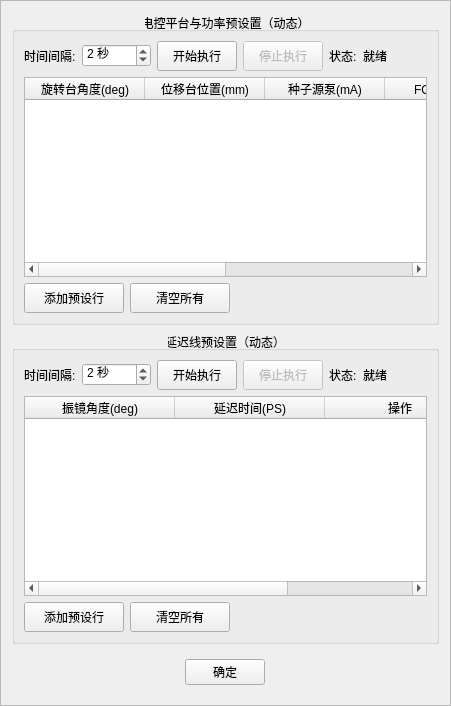
              <widget class="QFrame" name="frameStagePresetPanel">
               <property name="frameShape">
                <enum>QFrame::StyledPanel</enum>
               </property>
               <property name="frameShadow">
                <enum>QFrame::Raised</enum>
               </property>
               <layout class="QVBoxLayout" name="verticalLayout_15">
                <item>
                 <widget class="QGroupBox" name="groupBoxPowerPresetsStage">
                  <property name="title">
                   <string>电控平台与功率预设置（动态）</string>
                  </property>
                  <property name="alignment">
                   <set>Qt::AlignCenter</set>
                  </property>
                  <layout class="QVBoxLayout" name="verticalLayout_PowerPresetsStage">
                   <item>
                    <layout class="QHBoxLayout" name="horizontalLayout_PowerPresetControlsStage">
                     <item>
                      <widget class="QLabel" name="labelPowerTimeIntervalStage">
                       <property name="font">
                        <font>
                         <weight>50</weight>
                         <bold>false</bold>
                        </font>
                       </property>
                       <property name="text">
                        <string>时间间隔:</string>
                       </property>
                      </widget>
                     </item>
                     <item>
                      <widget class="QSpinBox" name="spinBoxPowerTimeIntervalStage">
                       <property name="suffix">
                        <string> 秒</string>
                       </property>
                       <property name="minimum">
                        <number>1</number>
                       </property>
                       <property name="maximum">
                        <number>3600</number>
                       </property>
                       <property name="value">
                        <number>2</number>
                       </property>
                      </widget>
                     </item>
                     <item>
                      <widget class="QPushButton" name="btnStartPowerExecutionStage">
                       <property name="minimumSize">
                        <size>
                         <width>80</width>
                         <height>30</height>
                        </size>
                       </property>
                       <property name="font">
                        <font>
                         <weight>50</weight>
                         <bold>false</bold>
                        </font>
                       </property>
                       <property name="text">
                        <string>开始执行</string>
                       </property>
                      </widget>
                     </item>
                     <item>
                      <widget class="QPushButton" name="btnStopPowerExecutionStage">
                       <property name="enabled">
                        <bool>false</bool>
                       </property>
                       <property name="minimumSize">
                        <size>
                         <width>80</width>
                         <height>30</height>
                        </size>
                       </property>
                       <property name="font">
                        <font>
                         <weight>50</weight>
                         <bold>false</bold>
                        </font>
                       </property>
                       <property name="text">
                        <string>停止执行</string>
                       </property>
                      </widget>
                     </item>
                     <item>
                      <widget class="QLabel" name="labelPowerStatusTextStage">
                       <property name="font">
                        <font>
                         <weight>50</weight>
                         <bold>false</bold>
                        </font>
                       </property>
                       <property name="text">
                        <string>状态:</string>
                       </property>
                      </widget>
                     </item>
                     <item>
                      <widget class="QLabel" name="labelPowerPresetStatusStage">
                       <property name="font">
                        <font>
                         <weight>50</weight>
                         <bold>false</bold>
                        </font>
                       </property>
                       <property name="text">
                        <string>就绪</string>
                       </property>
                      </widget>
                     </item>
                     <item>
                      <spacer name="horizontalSpacerPowerPresetStage">
                       <property name="orientation">
                        <enum>Qt::Horizontal</enum>
                       </property>
                       <property name="sizeHint" stdset="0">
                        <size>
                         <width>40</width>
                         <height>20</height>
                        </size>
                       </property>
                      </spacer>
                     </item>
                    </layout>
                   </item>
                   <item>
                    <widget class="QTableWidget" name="tableWidgetPowerPresetsStage">
                     <property name="minimumSize">
                      <size>
                       <width>0</width>
                       <height>200</height>
                      </size>
                     </property>
                     <property name="editTriggers">
                      <set>QAbstractItemView::AllEditTriggers</set>
                     </property>
                     <property name="alternatingRowColors">
                      <bool>true</bool>
                     </property>
                     <property name="columnCount">
                      <number>6</number>
                     </property>
                     <attribute name="horizontalHeaderDefaultSectionSize">
                      <number>120</number>
                     </attribute>
                     <column>
                      <property name="text">
                       <string>旋转台角度(deg)</string>
                      </property>
                     </column>
                     <column>
                      <property name="text">
                       <string>位移台位置(mm)</string>
                      </property>
                     </column>
                     <column>
                      <property name="text">
                       <string>种子源泵(mA)</string>
                      </property>
                     </column>
                     <column>
                      <property name="text">
                       <string>FOPO泵(A)</string>
                      </property>
                     </column>
                     <column>
                      <property name="text">
                       <string>Stokes泵(mA)</string>
                      </property>
                     </column>
                     <column>
                      <property name="text">
                       <string>操作</string>
                      </property>
                     </column>
                    </widget>
                   </item>
                   <item>
                    <layout class="QHBoxLayout" name="horizontalLayout_PowerPresetButtonsStage">
                     <item>
                      <widget class="QPushButton" name="btnAddPowerPresetRowStage">
                       <property name="minimumSize">
                        <size>
                         <width>100</width>
                         <height>30</height>
                        </size>
                       </property>
                       <property name="font">
                        <font>
                         <weight>50</weight>
                         <bold>false</bold>
                        </font>
                       </property>
                       <property name="text">
                        <string>添加预设行</string>
                       </property>
                      </widget>
                     </item>
                     <item>
                      <widget class="QPushButton" name="btnClearPowerPresetsStage">
                       <property name="minimumSize">
                        <size>
                         <width>100</width>
                         <height>30</height>
                        </size>
                       </property>
                       <property name="font">
                        <font>
                         <weight>50</weight>
                         <bold>false</bold>
                        </font>
                       </property>
                       <property name="text">
                        <string>清空所有</string>
                       </property>
                      </widget>
                     </item>
                     <item>
                      <spacer name="horizontalSpacerPowerButtonsStage">
                       <property name="orientation">
                        <enum>Qt::Horizontal</enum>
                       </property>
                       <property name="sizeHint" stdset="0">
                        <size>
                         <width>40</width>
                         <height>20</height>
                        </size>
                       </property>
                      </spacer>
                     </item>
                    </layout>
                   </item>
                  </layout>
                 </widget>
                </item>
                <item>
                 <widget class="QGroupBox" name="groupBoxDelayPresetsNew">
                  <property name="title">
                   <string>延迟线预设置（动态）</string>
                  </property>
                  <property name="alignment">
                   <set>Qt::AlignCenter</set>
                  </property>
                  <layout class="QVBoxLayout" name="verticalLayout_DelayPresets">
                   <item>
                    <layout class="QHBoxLayout" name="horizontalLayout_DelayPresetControls">
                     <item>
                      <widget class="QLabel" name="labelDelayTimeInterval">
                       <property name="font">
                        <font>
                         <weight>50</weight>
                         <bold>false</bold>
                        </font>
                       </property>
                       <property name="text">
                        <string>时间间隔:</string>
                       </property>
                      </widget>
                     </item>
                     <item>
                      <widget class="QSpinBox" name="spinBoxDelayTimeInterval">
                       <property name="suffix">
                        <string> 秒</string>
                       </property>
                       <property name="minimum">
                        <number>1</number>
                       </property>
                       <property name="maximum">
                        <number>3600</number>
                       </property>
                       <property name="value">
                        <number>2</number>
                       </property>
                      </widget>
                     </item>
                     <item>
                      <widget class="QPushButton" name="btnStartDelayExecution">
                       <property name="minimumSize">
                        <size>
                         <width>80</width>
                         <height>30</height>
                        </size>
                       </property>
                       <property name="font">
                        <font>
                         <weight>50</weight>
                         <bold>false</bold>
                        </font>
                       </property>
                       <property name="text">
                        <string>开始执行</string>
                       </property>
                      </widget>
                     </item>
                     <item>
                      <widget class="QPushButton" name="btnStopDelayExecution">
                       <property name="enabled">
                        <bool>false</bool>
                       </property>
                       <property name="minimumSize">
                        <size>
                         <width>80</width>
                         <height>30</height>
                        </size>
                       </property>
                       <property name="font">
                        <font>
                         <weight>50</weight>
                         <bold>false</bold>
                        </font>
                       </property>
                       <property name="text">
                        <string>停止执行</string>
                       </property>
                      </widget>
                     </item>
                     <item>
                      <widget class="QLabel" name="labelDelayStatusText">
                       <property name="font">
                        <font>
                         <weight>50</weight>
                         <bold>false</bold>
                        </font>
                       </property>
                       <property name="text">
                        <string>状态:</string>
                       </property>
                      </widget>
                     </item>
                     <item>
                      <widget class="QLabel" name="labelDelayPresetStatus">
                       <property name="font">
                        <font>
                         <weight>50</weight>
                         <bold>false</bold>
                        </font>
                       </property>
                       <property name="text">
                        <string>就绪</string>
                       </property>
                      </widget>
                     </item>
                     <item>
                      <spacer name="horizontalSpacerDelayPreset">
                       <property name="orientation">
                        <enum>Qt::Horizontal</enum>
                       </property>
                       <property name="sizeHint" stdset="0">
                        <size>
                         <width>40</width>
                         <height>20</height>
                        </size>
                       </property>
                      </spacer>
                     </item>
                    </layout>
                   </item>
                   <item>
                    <widget class="QTableWidget" name="tableWidgetDelayPresets">
                     <property name="minimumSize">
                      <size>
                       <width>0</width>
                       <height>200</height>
                      </size>
                     </property>
                     <property name="editTriggers">
                      <set>QAbstractItemView::AllEditTriggers</set>
                     </property>
                     <property name="alternatingRowColors">
                      <bool>true</bool>
                     </property>
                     <property name="columnCount">
                      <number>3</number>
                     </property>
                     <attribute name="horizontalHeaderDefaultSectionSize">
                      <number>150</number>
                     </attribute>
                     <column>
                      <property name="text">
                       <string>振镜角度(deg)</string>
                      </property>
                     </column>
                     <column>
                      <property name="text">
                       <string>延迟时间(PS)</string>
                      </property>
                     </column>
                     <column>
                      <property name="text">
                       <string>操作</string>
                      </property>
                     </column>
                    </widget>
                   </item>
                   <item>
                    <layout class="QHBoxLayout" name="horizontalLayout_DelayPresetButtons">
                     <item>
                      <widget class="QPushButton" name="btnAddDelayPresetRow">
                       <property name="minimumSize">
                        <size>
                         <width>100</width>
                         <height>30</height>
                        </size>
                       </property>
                       <property name="font">
                        <font>
                         <weight>50</weight>
                         <bold>false</bold>
                        </font>
                       </property>
                       <property name="text">
                        <string>添加预设行</string>
                       </property>
                      </widget>
                     </item>
                     <item>
                      <widget class="QPushButton" name="btnClearDelayPresets">
                       <property name="minimumSize">
                        <size>
                         <width>100</width>
                         <height>30</height>
                        </size>
                       </property>
                       <property name="font">
                        <font>
                         <weight>50</weight>
                         <bold>false</bold>
                        </font>
                       </property>
                       <property name="text">
                        <string>清空所有</string>
                       </property>
                      </widget>
                     </item>
                     <item>
                      <spacer name="horizontalSpacerDelayButtons">
                       <property name="orientation">
                        <enum>Qt::Horizontal</enum>
                       </property>
                       <property name="sizeHint" stdset="0">
                        <size>
                         <width>40</width>
                         <height>20</height>
                        </size>
                       </property>
                      </spacer>
                     </item>
                    </layout>
                   </item>
                  </layout>
                 </widget>
                </item>
                <item>
                 <widget class="QWidget" name="widgetStageConfirmButton" native="true">
                  <layout class="QHBoxLayout" name="horizontalLayout_64">
                   <item alignment="Qt::AlignHCenter">
                    <widget class="QPushButton" name="btnConfirmStagePreset">
                     <property name="font">
                      <font>
                       <weight>50</weight>
                       <bold>false</bold>
                      </font>
                     </property>
                     <property name="text">
                      <string>确定</string>
                     </property>
                    </widget>
                   </item>
                  </layout>
                 </widget>
                </item>
               </layout>
              </widget>
